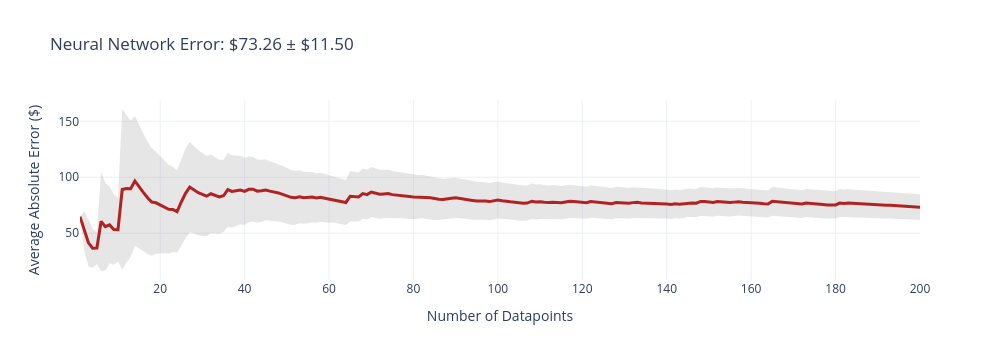
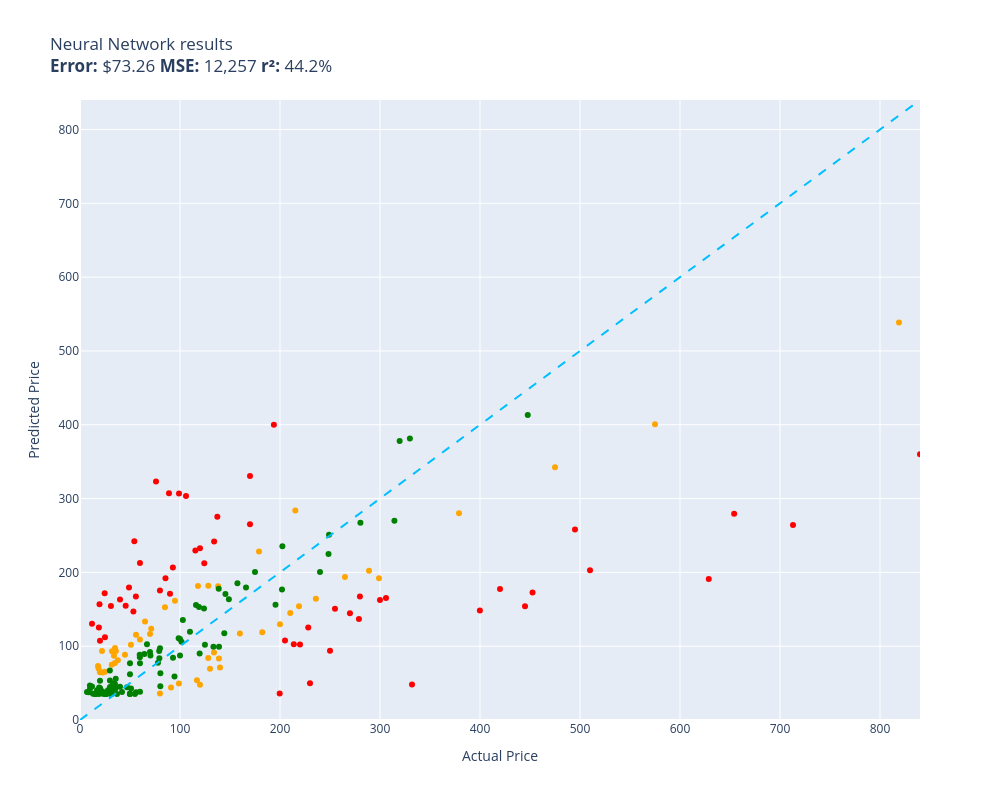

Source (notebook cell) for these figures, in order:
### Code cell
evaluate(neural_network, test)

### Figure 1 — Plotly figure (JSON) as saved in the notebook; plotly's stock layout.template omitted (floating-point values rounded to 4 significant figures; data arrays with more than 128 entries replaced by an {"elided": "..."} marker saying what was removed)
{"data": [{"fill": "toself", "fillcolor": "rgba(128,128,128,0.2)", "hoverinfo": "skip", "line": {"color": "rgba(255,255,255,0)"}, "name": "95% CI", "showlegend": false, "type": "scatter", "x": {"elided": "400 int values"}, "y": {"elided": "400 float values"}}, {"customdata": {"elided": "200x1 float values"}, "hovertemplate": "n=%{x}<br>Avg Error=$%{y:,.2f}<br>±95% CI=$%{customdata[0]:,.2f}<extra></extra>", "line": {"color": "firebrick", "width": 3}, "mode": "lines", "name": "Cumulative Avg Error", "type": "scatter", "x": {"elided": "200 int values"}, "y": {"elided": "200 float values"}}], "layout": {"height": 360, "showlegend": false, "title": {"text": "Neural Network Error: $73.26 ± $11.50"}, "width": 1000, "xaxis": {"title": {"text": "Number of Datapoints"}}, "yaxis": {"title": {"text": "Average Absolute Error ($)"}}}}

### Figure 2 — Plotly figure (JSON) as saved in the notebook; plotly's stock layout.template omitted (floating-point values rounded to 4 significant figures)
{"data": [{"customdata": [["Old Blood Noise Excess V2 Distortion Cho...\nGuess=$154.25 Actual=$219.00"], ["ACDelco GM Original Equipment FW339 Fron...\nGuess=$283.92 Actual=$215.33"], ["Metabo HPT 36V MultiVolt™ Cordless Rotar...\nGuess=$280.06 Actual=$379.00"], ["APS iBoard 6-inch Aluminum (Black Powder...\nGuess=$144.85 Actual=$210.23"], ["Intermatic PX300 12V 300W Transformer wi...\nGuess=$91.36 Actual=$134.00"], ["HK SYSTEMS 13\" Heavy Duty Black \"Push\" O...\nGuess=$152.80 Actual=$84.95"], ["Clementoni 39132.5 Jigsaw Puzzle 1,000 P...\nGuess=$35.82 Actual=$79.95"], ["GanFindX Portable Car Hand Controls for ...\nGuess=$117.28 Actual=$159.90"], ["Canon EOS Rebel T7 Digital SLR Camera wi...\nGuess=$538.42 Actual=$819.00"], ["Southwire 120V/15A Right Angle User Atta...\nGuess=$80.94 Actual=$37.87"], ["DALDED LED Light Kit for Lego Sonic Gree...\nGuess=$65.26 Actual=$24.99"], ["152MM Hole Saws M42 Bi-Metal High Speed ...\nGuess=$73.07 Actual=$17.99"], ["Baseball Backpacks Large 18 Inch Bookbag...\nGuess=$74.72 Actual=$31.77"], ["3D Tree Hole Branches 075 Stair Risers D...\nGuess=$69.29 Actual=$129.99"], ["KOHLER 18865-CP Filtered Water Faucet, P...\nGuess=$342.56 Actual=$475.00"], ["Sumerain S1339CM Double Handle Widesprea...\nGuess=$164.29 Actual=$235.86"], ["Festool 492370 Platin 2 S1000 Grit 6-Inc...\nGuess=$44.16 Actual=$91.00"], ["Beck/Arnley 0421945 Air Filter\nGuess=$93.35 Actual=$35.87"], ["Neporal Full Spectrum Light Bulb, 6000K ...\nGuess=$69.71 Actual=$18.59"], ["Pidoko Kids Train Table, Grey with 90 Pc...\nGuess=$47.86 Actual=$119.97"], ["Marvel Legends Series X-Men 6-Inch Archa...\nGuess=$49.29 Actual=$98.95"], ["LEGO Marvel Avengers War Machine Buster ...\nGuess=$109.06 Actual=$59.95"], ["ANZO USA 111207 GMC SIERRA 99-06 / YUKON...\nGuess=$119.02 Actual=$182.28"], ["Trim Kit for 2-handle Shower & Tub Valve...\nGuess=$161.59 Actual=$94.99"], ["LSSAGOON Backpack for Women Teen Kids Gi...\nGuess=$86.97 Actual=$33.99"], ["Walker Exhaust Ultra EPA 16478 Direct Fi...\nGuess=$400.84 Actual=$574.99"], ["4pc Wheel Spacers Adapters 4\" (2inch Per...\nGuess=$54.01 Actual=$116.95"], ["LSI Broadcom SAS 9300-8i 8-port 12Gb/s S...\nGuess=$181.63 Actual=$118.00"], ["Mikrotik RB3011UIAS-RM RouterBOARD 10xGi...\nGuess=$192.15 Actual=$299.00"], ["DuraGo 29515020 Front Hub Assembly\nGuess=$181.91 Actual=$128.34"], ["Chalkboard Name Badges with Magnetic Bac...\nGuess=$64.75 Actual=$19.95"], ["Linkloos Solar Street Lights Outdoor Wat...\nGuess=$115.61 Actual=$55.99"], ["Universal Power Group 12V 100Ah Sealed L...\nGuess=$129.88 Actual=$199.99"], ["18 Inch White Undermount Kitchen Sink - ...\nGuess=$228.32 Actual=$179.00"], ["New Replacement seat cover fits Yamaha M...\nGuess=$83.16 Actual=$138.95"], ["Amana Tool - SC587 Carbide Tipped 3-Wing...\nGuess=$123.78 Actual=$71.23"], ["UPR Mach 1 Chin Spoiler Fits 94-98 Musta...\nGuess=$133.57 Actual=$64.99"], ["Skullcandy Hesh Evo Bluetooth Headphones...\nGuess=$116.37 Actual=$69.99"], ["ROHL WSGUM3018WH Wire Sink Grids, White\nGuess=$84.07 Actual=$128.28"], ["ASUS VY279HE-W 27” 1080P Monitor - White...\nGuess=$181.06 Actual=$138.10"], ["CTLAMP XL-2100 Professional Quality XL-2...\nGuess=$93.00 Actual=$32.00"], ["200 ' feet True 14 Gauge AWG CCA Speaker...\nGuess=$88.28 Actual=$44.95"], ["APS iBoard (304 Stainless Steel Polished...\nGuess=$193.63 Actual=$264.95"], ["StonKraft Brass Chess Board Game Set wit...\nGuess=$71.02 Actual=$140.00"], ["Audio Techinca ATW-T1002 System 10 Handh...\nGuess=$202.29 Actual=$289.00"], ["Star Wars Die-Cast Metal TITANIUM Series...\nGuess=$64.24 Actual=$22.70"], ["VTech Strum and Jam Kidi Musical Guitar ...\nGuess=$93.39 Actual=$21.99"], ["Jada Toys Ryan's World Combo Panda Airli...\nGuess=$77.24 Actual=$34.94"], ["Pyle 2x120 Watt Home Audio Speaker Power...\nGuess=$102.11 Actual=$50.92"], ["STICKGOO Peel and Stick Backsplash for K...\nGuess=$97.49 Actual=$34.99"]], "hovertemplate": "%{customdata[0]}<extra></extra>", "legendgroup": "orange", "marker": {"color": "orange", "size": 6, "symbol": "circle"}, "mode": "markers", "name": "orange", "orientation": "v", "showlegend": true, "type": "scatter", "x": [219.0, 215.3, 379.0, 210.2, 134.0, 84.95, 79.95, 159.9, 819.0, 37.87, 24.99, 17.99, 31.77, 130.0, 475.0, 235.9, 91.0, 35.87, 18.59, 120.0, 98.95, 59.95, 182.3, 94.99, 33.99, 575.0, 117.0, 118.0, 299.0, 128.3, 19.95, 55.99, 200.0, 179.0, 138.9, 71.23, 64.99, 69.99, 128.3, 138.1, 32.0, 44.95, 264.9, 140.0, 289.0, 22.7, 21.99, 34.94, 50.92, 34.99], "xaxis": "x", "y": [154.3, 283.9, 280.1, 144.9, 91.36, 152.8, 35.82, 117.3, 538.4, 80.94, 65.26, 73.07, 74.72, 69.29, 342.6, 164.3, 44.16, 93.35, 69.71, 47.86, 49.29, 109.1, 119.0, 161.6, 86.97, 400.8, 54.01, 181.6, 192.1, 181.9, 64.75, 115.6, 129.9, 228.3, 83.16, 123.8, 133.6, 116.4, 84.07, 181.1, 93.0, 88.28, 193.6, 71.02, 202.3, 64.24, 93.39, 77.24, 102.1, 97.49], "yaxis": "y"}, {"customdata": [["telpo Headlight Assembly Fit For 15 Camr...\nGuess=$155.85 Actual=$115.99"], ["NewPower99 Battery Kit for Samsung Galax...\nGuess=$35.31 Actual=$54.95"], ["EXMAX NG-10X Fresnel Lens Focusing Adapt...\nGuess=$92.01 Actual=$69.98"], ["Stand for Raven Pro Document Scanner - P...\nGuess=$67.07 Actual=$29.85"], ["SuppliesOutlet Compatible Toner Cartridg...\nGuess=$117.37 Actual=$144.29"], ["8544771 Dryer Heating Element, 279816 Th...\nGuess=$55.89 Actual=$35.74"], ["Pump Head TBVECHI 175PSI 4KW 5.5HP 21CFM...\nGuess=$381.55 Actual=$329.90"], ["Panasonic KX-TG6511B DECT 6.0 PLUS Expan...\nGuess=$93.56 Actual=$79.20"], ["LOVE MEI Galaxy S10 Lite Case, Military ...\nGuess=$49.43 Actual=$32.98"], ["GJY Portable TV,10.6 inch Mini TV for AT...\nGuess=$83.51 Actual=$79.36"], ["LD Products Compatible Toner Cartridge R...\nGuess=$61.82 Actual=$49.98"], ["PEMP E65 E66 CDC Simulate Optical Fiber ...\nGuess=$153.15 Actual=$119.00"], ["CORSAIR Dominator Platinum RGB 32GB (2x1...\nGuess=$151.12 Actual=$124.00"], ["SKB iSeries 3i-13096-6KP Case for BlackM...\nGuess=$200.61 Actual=$174.99"], ["June Garden 12\" Sweet Dolly Charlotte - ...\nGuess=$42.94 Actual=$19.99"], ["Aolemi Oil Rubbed Bronze Single Function...\nGuess=$110.60 Actual=$98.65"], ["10GBase-LR SFP+ Transceiver, Handar 10GB...\nGuess=$53.13 Actual=$19.99"], ["KOMPUTERBAY 4GB 2X 2GB DDR2 1066MHz PC2-...\nGuess=$45.86 Actual=$80.34"], ["Evergreen HSHB2005 Cylinder Head Gasket ...\nGuess=$88.33 Actual=$59.69"], ["Mylites+ Standard Comic Book Mylar Sleev...\nGuess=$48.83 Actual=$34.99"], ["Wenger City Upgrade Laptop Backpack with...\nGuess=$170.72 Actual=$145.42"], ["AUTOFREE LED Tail Lights Assembly Compat...\nGuess=$176.93 Actual=$201.99"], ["Adams Check Payment and Deposit Register...\nGuess=$42.72 Actual=$35.49"], ["Fjallraven, Kanken Laptop 15\" Backpack f...\nGuess=$90.22 Actual=$119.65"], ["Retevis RT68 Soft Earhook Walkie Talkie ...\nGuess=$37.88 Actual=$6.99"], ["Evan-Fischer Front Bumper Cover Compatib...\nGuess=$235.53 Actual=$202.38"], ["Laisomeke Waterproof Junction Box, Unive...\nGuess=$45.25 Actual=$11.99"], ["Webcem Solar Shed Light Outdoor Indoor, ...\nGuess=$77.55 Actual=$77.96"], ["Western Digital Enterprise RE4-GP 2TB SA...\nGuess=$119.60 Actual=$109.95"], ["VLAND LED Smoked Taillights Compatible F...\nGuess=$200.38 Actual=$239.99"], ["PM Auto Front Right Quick Complete Strut...\nGuess=$102.01 Actual=$124.94"], ["Tablet PC Cover Compatible with Lenovo T...\nGuess=$35.31 Actual=$31.61"], ["Miyaya@ Funny Animal Masks Collection fo...\nGuess=$37.97 Actual=$16.99"], ["Ultra Duster Canned Air Net 10 Oz 6-Pack\nGuess=$35.31 Actual=$49.90"], ["IQShield Screen Protector Compatible wit...\nGuess=$46.87 Actual=$9.95"], ["Liberty Imports 12 Pack: US Military Toy...\nGuess=$40.46 Actual=$16.98"], ["Ceramic Talavera Mexican Tile 4x4\", 9 Pi...\nGuess=$53.36 Actual=$29.95"], ["Intrepid International Dressage Letters-...\nGuess=$36.57 Actual=$26.99"], ["KUNN Small Electrician Tool Pouch Utilit...\nGuess=$38.84 Actual=$21.99"], ["iPhone 12/12 Pro Nicaragua Guardabarranc...\nGuess=$42.60 Actual=$19.97"], ["Replacement Remote Control for PANASONIC...\nGuess=$42.99 Actual=$34.95"], ["KS K-STORM Replacement Silicone Mushroom...\nGuess=$37.63 Actual=$8.50"], ["Grey Pneumatic 1311SD Impact Socket Set\nGuess=$185.19 Actual=$157.43"], ["4LT LUMINETTE Vanity Opal GLS BSN\nGuess=$109.73 Actual=$99.99"], ["GE RPWF SmartWater Comparable Refrigerat...\nGuess=$35.31 Actual=$36.99"], ["Urth 62mm UV, Circular Polarizing (CPL),...\nGuess=$99.21 Actual=$139.00"], ["MGP Caliper Covers 39011SACURD Red Powde...\nGuess=$251.13 Actual=$249.00"], ["NewFantasia Replacement Audio Cable with...\nGuess=$35.31 Actual=$31.00"], ["MONOCARBON Forged Carbon Fiber Case for ...\nGuess=$38.31 Actual=$59.99"], ["AC Compressor & A/C Kit For BMW 335i 335...\nGuess=$270.08 Actual=$314.41"], ["MXR Carbon Copy Deluxe Analog Delay Guit...\nGuess=$156.08 Actual=$195.50"], ["GENUINE VOLVO THERMOSTAT (3.0, 3.2) S60 ...\nGuess=$135.50 Actual=$102.85"], ["USB Charger, CIVIE High Speed 60W Multip...\nGuess=$35.31 Actual=$15.99"], ["Pyle Wireless Rear View Backup Camera - ...\nGuess=$87.36 Actual=$70.45"], ["Cardone 84-58642 New HEI Electronic Dist...\nGuess=$179.48 Actual=$165.99"], ["Hp Pavilion P7-1257c Motherboard Aahd3-h...\nGuess=$84.87 Actual=$59.86"], ["Kastar Battery Pack Replacement for Sony...\nGuess=$36.99 Actual=$19.99"], ["AZX Stylus Pencil for Apple iPad Pro 202...\nGuess=$44.86 Actual=$29.99"], ["Raspberry Pi 3 Model B+ Aluminum Case Me...\nGuess=$35.31 Actual=$14.99"], ["LCD Screen for Dell Inspiron 17R 17.3\" H...\nGuess=$89.54 Actual=$64.37"], ["Diversitech UC2436-3 Ultralite Condenser...\nGuess=$63.33 Actual=$80.39"], ["200 Couples Conversation Cards - Enjoy B...\nGuess=$41.12 Actual=$32.97"], ["The Puppet Company - Carpet-Unicorn, Whi...\nGuess=$35.31 Actual=$19.00"], ["KYX Racing Hardened Steel Center Drive S...\nGuess=$44.46 Actual=$46.99"], ["Baumgartens Sicurix Blank PVC ID Cards (...\nGuess=$43.94 Actual=$19.11"], ["OEM Samsung Remote Control Shipped with ...\nGuess=$37.72 Actual=$56.00"], ["Venom Power Terra Hunter R/T+ R/T All-Te...\nGuess=$377.84 Actual=$319.65"], ["Custom Engagement Logo Desk Embosser Sea...\nGuess=$35.51 Actual=$49.95"], ["520 Pieces Christmas Envelope Seal Stick...\nGuess=$35.31 Actual=$25.99"], ["LD Compatible Ink Cartridge Replacement ...\nGuess=$37.90 Actual=$41.99"], ["BestPricedDecals Wine A BIT, You'll Feel...\nGuess=$35.46 Actual=$12.98"], ["VATOS 4 Packs Bubble Machine Gun for Kid...\nGuess=$35.48 Actual=$22.88"], ["Steering Wheel, Carbon Fiber Automotive ...\nGuess=$413.14 Actual=$447.74"], ["BXYJY for Samsung Galaxy Z Fold 3 Case w...\nGuess=$35.56 Actual=$49.99"], ["VONADO Space Wars Colonial Viper MK1 Bui...\nGuess=$45.08 Actual=$39.99"], ["Replacement Remote Control fit for Sony ...\nGuess=$42.30 Actual=$9.99"], ["Disney Princess Sparkling Princess Sleep...\nGuess=$35.36 Actual=$24.95"], ["sabermaster TCG Playmat yugioh playmat T...\nGuess=$38.47 Actual=$21.99"], ["DuraGo BR5330 Front Vented Disc Brake Ro...\nGuess=$105.88 Actual=$101.51"], ["Vinyl Soft Top Roll-up Adjustable Truck ...\nGuess=$163.57 Actual=$148.88"], ["Glovion Music Stand Light, Clip On Piano...\nGuess=$40.45 Actual=$27.99"], ["Samsung DA97-07603B Freezer Ice Maker As...\nGuess=$84.32 Actual=$93.02"], ["Intex River Run Connect Lounge (Four)\nGuess=$58.80 Actual=$94.49"], ["Think Gizmos Build Your Own Robot Toys f...\nGuess=$35.39 Actual=$24.95"], ["PowerSport Front Rear Brakes and Rotors ...\nGuess=$224.79 Actual=$248.51"], ["Viola Bow 4/4 Full Size Carbon Fiber (Bl...\nGuess=$76.75 Actual=$49.99"], ["Targus CityGear Durable Backpack, Black,...\nGuess=$99.16 Actual=$133.43"], ["KZ ZS10 Pro in Ear Monitor Headphone KZ ...\nGuess=$102.78 Actual=$66.99"], ["Fender Hendrix Voodoo Child Coiled Instr...\nGuess=$76.72 Actual=$59.99"], ["W11130208 W10695459 Refrigerator LED Mod...\nGuess=$35.34 Actual=$26.59"], ["Garmin 010-12402-10 GT15M-TM Transom-Mou...\nGuess=$177.97 Actual=$138.74"], ["Fitness Center Gym Room Weight Train Dua...\nGuess=$87.30 Actual=$99.99"], ["MonMount Triple Monitor Stand Freestandi...\nGuess=$97.14 Actual=$79.99"], ["For Volvo C70 S70 V70 V40 S40 AC Compres...\nGuess=$267.13 Actual=$280.41"], ["Refresh NSF-53 Premium Replacement Refri...\nGuess=$42.58 Actual=$50.99"], ["NICKSTON Red Sparkling Glitter Slim Band...\nGuess=$36.21 Actual=$25.99"]], "hovertemplate": "%{customdata[0]}<extra></extra>", "legendgroup": "green", "marker": {"color": "green", "size": 6, "symbol": "circle"}, "mode": "markers", "name": "green", "orientation": "v", "showlegend": true, "type": "scatter", "x": [116.0, 54.95, 69.98, 29.85, 144.3, 35.74, 329.9, 79.2, 32.98, 79.36, 49.98, 119.0, 124.0, 175.0, 19.99, 98.65, 19.99, 80.34, 59.69, 34.99, 145.4, 202.0, 35.49, 119.7, 6.99, 202.4, 11.99, 77.96, 110.0, 240.0, 124.9, 31.61, 16.99, 49.9, 9.95, 16.98, 29.95, 26.99, 21.99, 19.97, 34.95, 8.5, 157.4, 99.99, 36.99, 139.0, 249.0, 31.0, 59.99, 314.4, 195.5, 102.8, 15.99, 70.45, 166.0, 59.86, 19.99, 29.99, 14.99, 64.37, 80.39, 32.97, 19.0, 46.99, 19.11, 56.0, 319.6, 49.95, 25.99, 41.99, 12.98, 22.88, 447.7, 49.99, 39.99, 9.99, 24.95, 21.99, 101.5, 148.9, 27.99, 93.02, 94.49, 24.95, 248.5, 49.99, 133.4, 66.99, 59.99, 26.59, 138.7, 99.99, 79.99, 280.4, 50.99, 25.99], "xaxis": "x", "y": [155.9, 35.31, 92.01, 67.07, 117.4, 55.89, 381.6, 93.56, 49.43, 83.51, 61.82, 153.1, 151.1, 200.6, 42.94, 110.6, 53.13, 45.86, 88.33, 48.83, 170.7, 176.9, 42.72, 90.22, 37.88, 235.5, 45.25, 77.55, 119.6, 200.4, 102.0, 35.31, 37.97, 35.31, 46.87, 40.46, 53.36, 36.57, 38.84, 42.6, 42.99, 37.63, 185.2, 109.7, 35.31, 99.21, 251.1, 35.31, 38.31, 270.1, 156.1, 135.5, 35.31, 87.36, 179.5, 84.87, 36.99, 44.86, 35.31, 89.54, 63.33, 41.12, 35.31, 44.46, 43.94, 37.72, 377.8, 35.51, 35.31, 37.9, 35.46, 35.48, 413.1, 35.56, 45.08, 42.3, 35.36, 38.47, 105.9, 163.6, 40.45, 84.32, 58.8, 35.39, 224.8, 76.75, 99.16, 102.8, 76.72, 35.34, 178.0, 87.3, 97.14, 267.1, 42.58, 36.21], "yaxis": "y"}, {"customdata": [["RBC12-UPC Replacement Battery Cartridge ...\nGuess=$49.72 Actual=$229.99"], ["Bam France 2002XL Contoured Hightech Bla...\nGuess=$264.25 Actual=$713.00"], ["46mm Digital Pro High-Resolution Close-U...\nGuess=$107.49 Actual=$19.99"], ["Innovative Percussion CB-6 Chamois Bass ...\nGuess=$242.21 Actual=$54.32"], ["Bam Trekking 3027SB Single Black Clarine...\nGuess=$48.18 Actual=$332.00"], ["DEWALT 20V MAX* XR Impact Driver with Bl...\nGuess=$172.58 Actual=$452.53"], ["Mini PC, Kinupute Desktop Computer E3-12...\nGuess=$258.24 Actual=$495.00"], ["Deco Mount Pro Tripod Microphone Stand w...\nGuess=$212.70 Actual=$59.95"], ["Scranton & Co 3 Drawer Mobile File Cabin...\nGuess=$229.64 Actual=$115.35"], ["Task T24287 Roman Ogee Router Bit with 1...\nGuess=$167.45 Actual=$55.88"], ["Travelpro Platinum Elite Slim Business L...\nGuess=$102.70 Actual=$213.83"], ["JRready ST6313 DT Deutsch Connector Kit,...\nGuess=$35.94 Actual=$199.68"], ["15\" Locking Shower Head Extension Arm in...\nGuess=$175.58 Actual=$79.95"], ["Tidal Front + Rear Fender Flares 4PC Poc...\nGuess=$150.72 Actual=$254.99"], ["Dakota Alert MURS Alert Probe Sensor - M...\nGuess=$102.41 Actual=$219.99"], ["Projector, CRAZVIEW Projector with WiFi ...\nGuess=$147.01 Actual=$53.40"], ["Diversitech WG840585 Motor, (Ddb) 1/3Hp,...\nGuess=$241.94 Actual=$134.12"], ["MC: Pindicator (Dual Intensity Amber)\nGuess=$163.33 Actual=$40.00"], ["Poison Spyder 10-08-020 Rocker Knocker\nGuess=$191.18 Actual=$628.76"], ["DIMARZIO 204284 DP 163FBK Blues Bucker G...\nGuess=$171.16 Actual=$89.99"], ["Lighted Triangle Mirror Cabinet Bathroom...\nGuess=$154.25 Actual=$445.00"], ["BESTILL Wall Mounted Shower Faucet Set, ...\nGuess=$323.11 Actual=$76.00"], ["Trail Gear Twin Stick Kit for Top Shift ...\nGuess=$167.23 Actual=$279.92"], ["Engine Thermostat, Replace 19301-PAA-306...\nGuess=$125.45 Actual=$18.89"], ["Dell Optiplex 390 Desktop Computer i3 3....\nGuess=$212.39 Actual=$124.27"], ["Satco S9596, 4 Count (Pack of 1), 4.18\nGuess=$130.49 Actual=$12.00"], ["Kingston Brass KS269SN Kingston Clawfoot...\nGuess=$165.17 Actual=$305.99"], ["EMART Photography C Stand with Boom Arm,...\nGuess=$232.71 Actual=$119.99"], ["KOHLER K-1185540-CP Assembly-Slider\nGuess=$154.69 Actual=$45.67"], ["Pioneer 2AM401-BN Two Handle Kitchen Fau...\nGuess=$125.18 Actual=$228.22"], ["Aeromotive 13304 Regulator, X1 Adjustabl...\nGuess=$144.65 Actual=$269.95"], ["Royal Designs, Inc. Decorative Abundant ...\nGuess=$112.02 Actual=$24.95"], ["Canon Sure Shot 90u 35mm Date Camera\nGuess=$148.24 Actual=$399.89"], ["Wilkinson LOW GAUSS Vintage Tone Strat S...\nGuess=$154.55 Actual=$30.93"], ["Ibanez M510OVS Acoustic Mandolin in Vint...\nGuess=$330.61 Actual=$169.99"], ["Berta (6 Pieces) 1-1/4 inch Overlay, 90 ...\nGuess=$171.89 Actual=$24.66"], ["CradlePoint Compact Broadband Router (CB...\nGuess=$307.20 Actual=$89.00"], ["Auertech Portable Washing Machine, 14lbs...\nGuess=$306.76 Actual=$98.99"], ["Evan Fischer Radiator Cooling Fan Assemb...\nGuess=$275.31 Actual=$137.34"], ["ECCPP Power Steering Pump for 2009-2010 ...\nGuess=$192.20 Actual=$85.48"], ["SP Air Corporation SP-8102BU 1/4-Inch He...\nGuess=$107.81 Actual=$204.99"], ["Music Hall pa15.3 MM/MC Phono Preamplifi...\nGuess=$93.86 Actual=$250.00"], ["Lorell Bell Chair Glide, 2.5\", Black\nGuess=$156.72 Actual=$19.50"], ["4 Inches Rolled Muffler Tip Catback Exha...\nGuess=$399.94 Actual=$193.88"], ["Competition Clutch Disc and Pressure Pla...\nGuess=$202.93 Actual=$510.00"], ["KUNFINE Android Radio CarPlay & Android ...\nGuess=$303.41 Actual=$106.00"], ["VIPMOTOZ Sequential Turn Signal Premium ...\nGuess=$136.93 Actual=$278.94"], ["A-Premium Front Suspension Steering Knuc...\nGuess=$179.42 Actual=$48.99"], ["Dell XPS 13 9343-2727SLV 13.3\" Full HD S...\nGuess=$360.18 Actual=$839.99"], ["Pacific Drums PDCM1618TTRB 16 x 18 Inche...\nGuess=$177.58 Actual=$419.99"], ["Blanco 230966 Valea Stainless Steel Sink...\nGuess=$206.68 Actual=$92.88"], ["Empava 24\" Single Wall Ovens 10 Cooking ...\nGuess=$279.31 Actual=$654.14"], ["HP Laserjet 2100 Laser Printer W/Test Pr...\nGuess=$162.69 Actual=$299.98"], ["Xiaomi Redmi 10 2022 NFC 4G LTE (128GB +...\nGuess=$265.19 Actual=$169.99"]], "hovertemplate": "%{customdata[0]}<extra></extra>", "legendgroup": "red", "marker": {"color": "red", "size": 6, "symbol": "circle"}, "mode": "markers", "name": "red", "orientation": "v", "showlegend": true, "type": "scatter", "x": [230.0, 713.0, 19.99, 54.32, 332.0, 452.5, 495.0, 59.95, 115.3, 55.88, 213.8, 199.7, 79.95, 255.0, 220.0, 53.4, 134.1, 40.0, 628.8, 89.99, 445.0, 76.0, 279.9, 18.89, 124.3, 12.0, 306.0, 120.0, 45.67, 228.2, 269.9, 24.95, 399.9, 30.93, 170.0, 24.66, 89.0, 98.99, 137.3, 85.48, 205.0, 250.0, 19.5, 193.9, 510.0, 106.0, 278.9, 48.99, 840.0, 420.0, 92.88, 654.1, 300.0, 170.0], "xaxis": "x", "y": [49.72, 264.2, 107.5, 242.2, 48.18, 172.6, 258.2, 212.7, 229.6, 167.5, 102.7, 35.94, 175.6, 150.7, 102.4, 147.0, 241.9, 163.3, 191.2, 171.2, 154.2, 323.1, 167.2, 125.4, 212.4, 130.5, 165.2, 232.7, 154.7, 125.2, 144.6, 112.0, 148.2, 154.5, 330.6, 171.9, 307.2, 306.8, 275.3, 192.2, 107.8, 93.86, 156.7, 399.9, 202.9, 303.4, 136.9, 179.4, 360.2, 177.6, 206.7, 279.3, 162.7, 265.2], "yaxis": "y"}, {"hoverinfo": "skip", "line": {"color": "deepskyblue", "dash": "dash", "width": 2}, "mode": "lines", "name": "y = x", "showlegend": false, "type": "scatter", "x": [0, 840.0], "y": [0, 840.0]}], "layout": {"height": 800, "legend": {"title": {"text": "color"}, "tracegroupgap": 0}, "showlegend": false, "title": {"text": "Neural Network results<br><b>Error:</b> $73.26 <b>MSE:</b> 12,257 <b>r²:</b> 44.2%"}, "width": 1000, "xaxis": {"anchor": "y", "domain": [0, 1], "range": [0, 840.0], "title": {"text": "Actual Price"}}, "yaxis": {"anchor": "x", "domain": [0, 1], "range": [0, 840.0], "title": {"text": "Predicted Price"}}}}
